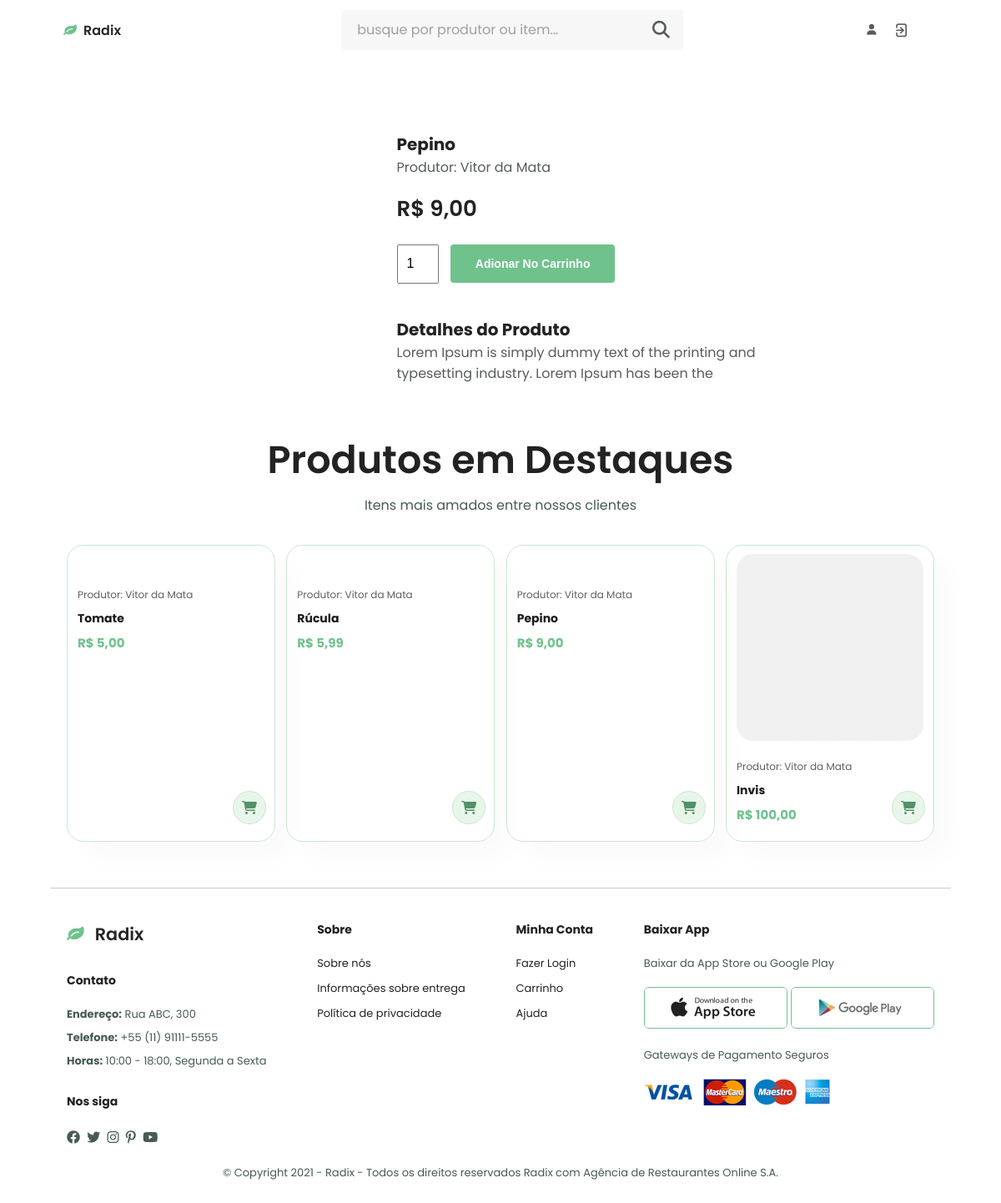
Screenshot of /sproduto.php?idProduto=2 (signed in) with the database file from the repository.
### tables this page shows
create table tblProduto(
idProduto int auto_increment primary key,
nomeProd varchar(50),
preco double,
foto varchar(500),
detalhe varchar(250),
idVendedor int,
foreign key (idVendedor) references tblVendedor(idVendedor),
statusProduto bit
);

create table tblVendedor(
idVendedor int auto_increment primary key,
nomeVend varchar(50),
cpfCnpj varchar(20),
emailVend varchar(50),
senhaVend varchar(15),
imagemVend varchar(500),
enderecoVend varchar(100),
statusConta bit
);

### php/load.php (called while the page is built)
<?php
require('connection.php');
$idProduto = $_GET['idProduto'];
$sql = $pdo->query("SELECT * from tblProduto where idProduto = '$idProduto'");
if($sql->rowCount() > 0){
    foreach($sql->fetchAll() as $value){
    }
}
?>

### sproduto.php (the view, shortened to what this page needs)
<?php
include('php/load.php');
include('php/conexao.php');
 $consulta = "SELECT * FROM tblProduto WHERE statusProduto <> 0  ORDER BY RAND() LIMIT 4";
$conn = $mysqli->query($consulta) or die($mysqli->error);
$idProduto = $value["idProduto"];
$consultaVend = "SELECT nomeVend as nomeVend FROM tblVendedor as v inner join tblProduto as p on v.idVendedor = p.idVendedor where idProduto = $idProduto";
$connVend = $mysqli->query($consultaVend) or die($mysqli->error);
?>
<!DOCTYPE html>
<html lang="en">
<head>
    <link rel="stylesheet" href="https://cdn.jsdelivr.net/npm/boxicons@latest/css/boxicons.min.css">
    <link rel="stylesheet" href="https://unpkg.com/swiper@7/swiper-bundle.min.css" />
    <link rel="stylesheet" href="assets/css/stylesSProd.css">
    <link rel="stylesheet" href="https://cdnjs.cloudflare.com/ajax/libs/font-awesome/5.15.4/css/all.min.css">
    <link rel="stylesheet" href="https://cdnjs.cloudflare.com/ajax/libs/font-awesome/6.1.1/css/all.min.css">
    <link rel="stylesheet" href="https://cdnjs.cloudflare.com/ajax/libs/font-awesome/4.7.0/css/font-awesome.min.css">
    <link rel="stylesheet" href="https://unicons.iconscout.com/release/v4.0.0/css/line.css">
</head>
<body>
    <header class="header" id="header">
        <nav class="nav nav__container">
            <a href="initial.php" class="nav__logo first"> <i class="fa fa-leaf"></i>Radix</a>
            <div class="nav__menu" id="nav-menu">
                <ul class="nav__list__initial">
                    <form action="" class="search-form">
                        <input id="enter" type="search" placeholder="busque por produtor ou item..." id="search-box">
                        <button onclick="searchData()">
                            <label for="search-box" class="fas fa-search"></label></button>
                    </form>
                    <div class="nav__icon">
                        <li class="nav__item">
                            <a href="perfilCliente.php" class="fas fa-user nav__link"></a>
                        </li>
                        <li class="nav__item">
                            <a href="php/logout.php" class="uil uil-signout nav__link" style="font-size: 1.2rem !important"></a>
                        </li>
                    </div>
                </ul>
            </div>
        </nav>
    </header>
    <section class="prodetails section-p1">
    <form action="#" method="POST" enctype="multipart/form-data">
        <div class="single-pro-image">
        </div>
        <div class="single-pro-details">
            <h4><?php echo $value['nomeProd']; ?></h4>
            <a href="sVendedor.php?idVendedor=<?php echo $value["idVendedor"]; ?>"><span>Produtor: <?php while ($dado2 = $connVend->fetch_array()) {
                                                echo $dado2['nomeVend']; ?></span><?php } ?></a>
            <h2>R$ <?php echo number_format($value["preco"], 2, ",", "."); ?></h2>
            <input type="number" value="1" name="qtde" min="0">
            <input type="submit" class="normal btn" name="sub" value="Adionar no carrinho">
            <h4>Detalhes do Produto</h4>
            <span><?php echo $value['detalhe']; ?></span>
        </div>
    </form>
    </section>
        <section class="produtos1 section-p1">
        <h2>Produtos em Destaques</h2>
        <p>Itens mais amados entre nossos clientes</p>
            <div class="prod__container">
                <?php
                while ($dado = $conn->fetch_array()) {
                    $idProduto = $dado["idProduto"];
                    $consultaVend = "SELECT nomeVend as nomeVend FROM tblVendedor as v inner join tblProduto as p on v.idVendedor = p.idVendedor where idProduto = $idProduto";
                    $connVend = $mysqli->query($consultaVend) or die($mysqli->error);
                ?>
                    <div class="prod">
                        <img src="upload/<?php echo $dado["foto"]; ?>" alt="">
                        <div class="des">
                            <span>Produtor: <?php while ($dado2 = $connVend->fetch_array()) {
                                                echo $dado2['nomeVend']; ?></span>
                            <h5><?php echo $dado["nomeProd"]; ?></h5><?php } ?></h2>
                        <h4>R$ <?php echo number_format($dado["preco"], 2, ",", "."); ?></h4>
                        </div>
                        <a href="sproduto.php?idProduto=<?php echo $dado["idProduto"]; ?>"><i class="fas fa-shopping-cart"></i></a>
                    </div>
                <?php } ?>
            </div>
        </section>
    <footer class="section-p1">
        <div class="col">
            <a href="index.html" class="nav__logo logo"> <i class="fa fa-leaf" style="color: #70C28D;"></i> Radix </a>
            <h4>Contato</h4>
            <p><strong>Endereço:</strong> Rua ABC, 300</p>
            <p><strong>Telefone:</strong> +55 (11) 91111-5555</p>
            <p><strong>Horas:</strong> 10:00 - 18:00, Segunda a Sexta</p>
            <div class="follow">
                <h4>Nos siga</h4>
                <div class="icon">
                    <i class="fab fa-facebook-f"></i>
                    <i class="fab fa-twitter"></i>
                    <i class="fab fa-instagram"></i>
                    <i class="fab fa-pinterest-p"></i>
                    <i class="fab fa-youtube"></i>
                </div>
            </div>
        </div>
        <div class="col">
            <h4>Sobre</h4>
            <a href="#">Sobre nós</a>
            <a href="#">Informações sobre entrega</a>
            <a href="#">Política de privacidade</a>
        </div>
        <div class="col">
            <h4>Minha Conta</h4>
            <a href="#">Fazer Login</a>
            <a href="#">Carrinho</a>
            <a href="#">Ajuda</a>
        </div>
        <div class="col install">
            <h4>Baixar App</h4>
            <p>Baixar da App Store ou Google Play</p>
            <div class="row">
                <img src="assets/img/pay/app.jpg" alt="">
                <img src="assets/img/pay/play.jpg" alt="">
            </div>
            <p>Gateways de Pagamento Seguros</p>
            <img src="assets/img/pay/pay.png" alt="">
        </div>
        <div class="copyright">
            <p>© Copyright 2021 - Radix - Todos os direitos reservados Radix com Agência de Restaurantes Online S.A.</p>
        </div>
    </footer>
</body>
</html>

### rows the page displays
tblproduto: nomeProd "Pepino", preco "9,00", detalhe "Lorem Ipsum is simply dummy text of the printing and typesetting industry. Lorem Ipsum has been the"
tblvendedor: nomeVend "Vitor da Mata"
tblproduto: nomeProd "Tomate", preco "5,00"
tblproduto: nomeProd "Rúcula", preco "5,99"
tblproduto: foto (picture), nomeProd "Invis", preco "100,00"
